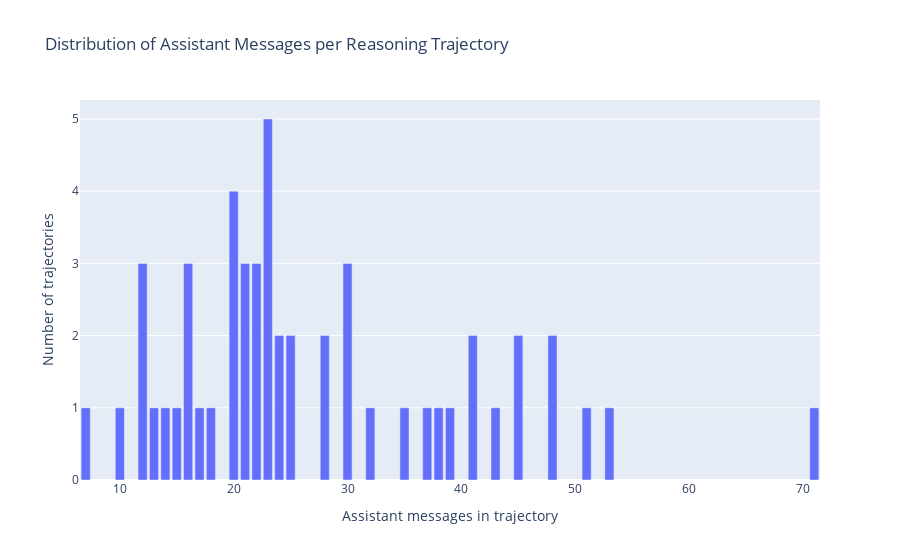

Source (notebook cell):
### Code cell
freq = Counter(assistant_messages)
df = pd.DataFrame({
    "assistant_messages": sorted(freq.keys()),
    "num_trajectories": [freq[k] for k in sorted(freq.keys())],
})

fig = px.bar(
    df,
    x="assistant_messages",
    y="num_trajectories",
    title="Distribution of Assistant Messages per Reasoning Trajectory",
    labels={
        "assistant_messages": "Assistant messages in trajectory",
        "num_trajectories": "Number of trajectories",
    },
)
fig.update_traces(hovertemplate="assistant_messages=%{x}<br>trajectories=%{y}<extra></extra>")
fig.show()

print(f"Trajectories: {len(assistant_messages)}")
print(f"Min/Median/Max: {min(assistant_messages)}/{sorted(assistant_messages)[len(assistant_messages)//2]}/{max(assistant_messages)}")

### Figure 1 — Plotly figure (JSON) as saved in the notebook; plotly's stock layout.template omitted (floating-point values rounded to 4 significant figures)
{"data": [{"hovertemplate": "assistant_messages=%{x}<br>trajectories=%{y}<extra></extra>", "legendgroup": "", "marker": {"color": "#636efa", "pattern": {"shape": ""}}, "name": "", "orientation": "v", "showlegend": false, "textposition": "auto", "type": "bar", "x": [7, 10, 12, 13, 14, 15, 16, 17, 18, 20, 21, 22, 23, 24, 25, 28, 30, 32, 35, 37, 38, 39, 41, 43, 45, 48, 51, 53, 71], "xaxis": "x", "y": [1, 1, 3, 1, 1, 1, 3, 1, 1, 4, 3, 3, 5, 2, 2, 2, 3, 1, 1, 1, 1, 1, 2, 1, 2, 2, 1, 1, 1], "yaxis": "y"}], "layout": {"barmode": "relative", "legend": {"tracegroupgap": 0}, "title": {"text": "Distribution of Assistant Messages per Reasoning Trajectory"}, "xaxis": {"anchor": "y", "domain": [0, 1], "title": {"text": "Assistant messages in trajectory"}}, "yaxis": {"anchor": "x", "domain": [0, 1], "title": {"text": "Number of trajectories"}}}}
